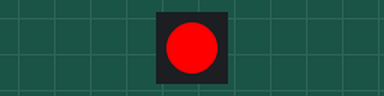
This program was run on a simulated Raspberry Pi (BCM pin numbers). Parts: 1 RGB LEDs in strip order, left to right. Dim RGB values are drawn brighter than linear. At 18.0 s the program stops and its outputs stay as they are.

Above: at 0.1 s.
At 4.55 s:
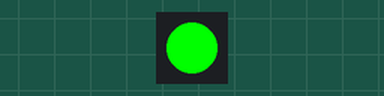
At 9.05 s:
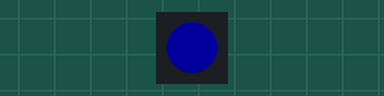
At 18.1 s:
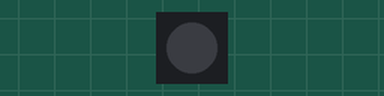
Timing chart, 0 to 19.5 s (numbered marks = the images above):
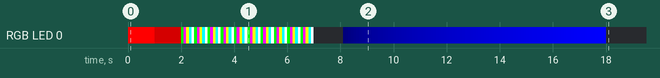

Measured:
- by itself, RGB LED 0: off → RGB(255, 0, 0) at 0.00 s, → RGB(128, 0, 0) 1.0 s later, → RGB(0, 255, 0) 1.0 s later, → RGB(255, 0, 255) 0.10 s later, … (153 changes in this stretch)

The program:

rgbled.py
```python
from gpiozero import RGBLED
from time import sleep

led = RGBLED(red=10, green=9, blue=11)

led.red = 1  # full red
sleep(1)
led.red = 0.5  # half red
sleep(1)

for i in range(10):
    led.color = (0, 1, 0)  # full green
    sleep(.1)
    led.color = (1, 0, 1)  # magenta
    sleep(.1)
    led.color = (1, 1, 0)  # yellow
    sleep(.1)
    led.color = (0, 1, 1)  # cyan
    sleep(.1)
    led.color = (1, 1, 1)  # white
    sleep(.1)

led.color = (0, 0, 0)  # off
sleep(1)

# slowly increase intensity of blue
for n in range(100):
    led.blue = n/100
    sleep(0.1)
```
